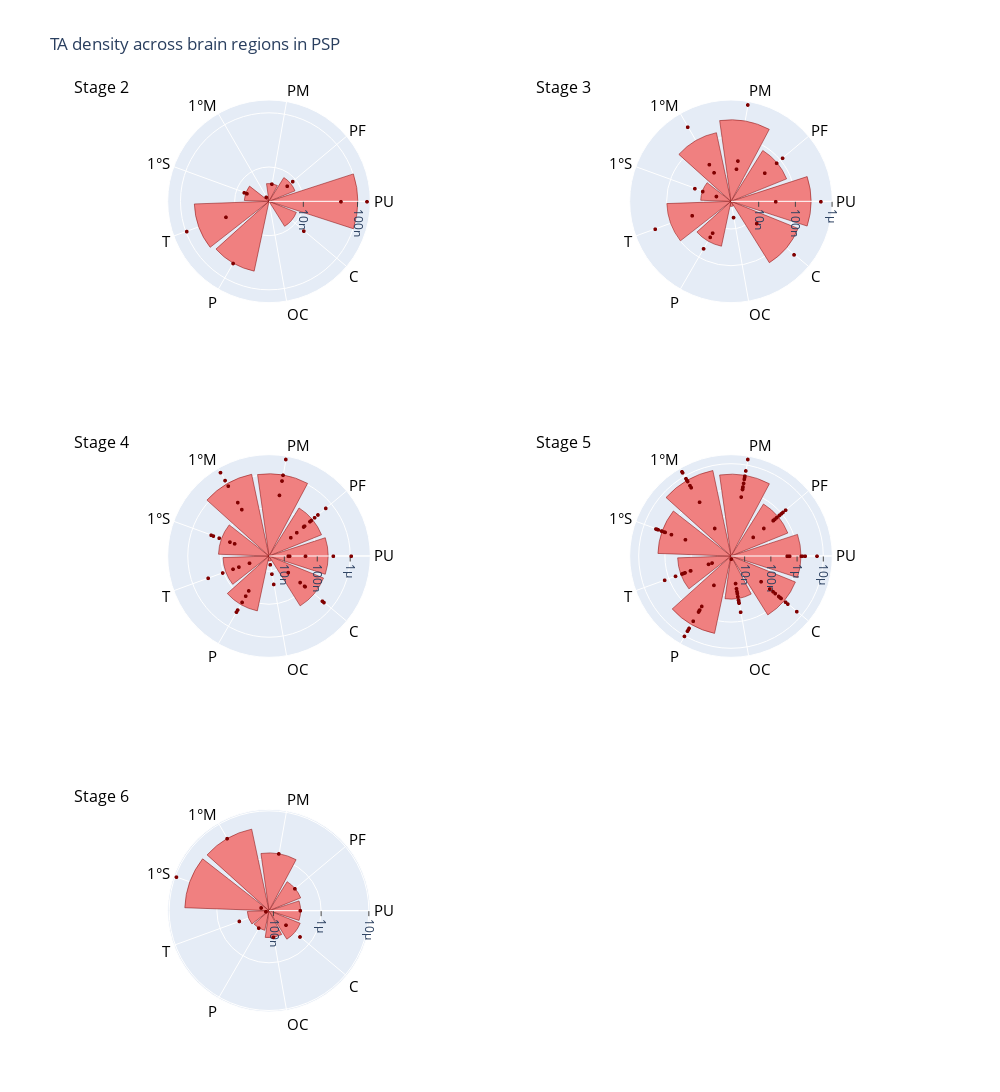

Notebook code for this chart:
### Code cell
ta_plot = polar_plot(dict_subset=psp_stage_withTA_dict,
                     dict_mean=mean_TA_dict,
                     tau_type='TA_density',
                     val_add=0.00001,
                     anatomical_order=anatomical_order_withTA,
                     marker_colors=[],
                     marker_color='lightcoral',
                     marker_line_color='maroon',
                     title='TA density across brain regions in PSP',
                     tick_label=True,
                    fig_height=1200,
                    fig_width=1000,
                    tickangle_val=90)
ta_plot.show()

### Figure 1 — Plotly figure (JSON) as saved in the notebook; plotly's stock layout.template omitted (floating-point values rounded to 4 significant figures)
{"data": [{"marker": {"color": "lightcoral", "line": {"color": "maroon"}}, "name": "Tau density, stage 2", "r": [0, 2.881e-09, 4.965e-09, 6.641e-09, 7.636e-09, 8.134e-09, 4.826e-08, 5.56e-08, 1.01e-07], "showlegend": false, "subplot": "polar", "theta": ["OC", "1°M", "PM", "1°S", "PF", "C", "P", "T", "PU"], "type": "barpolar"}, {"marker": {"color": "maroon", "size": 4}, "mode": "markers", "name": "Stage 2", "r": [8.796e-09, 9.508e-08, 4.826e-08, 1.627e-08, 6.235e-09, 6.475e-09, 0, 7.047e-09, 2.881e-09, 4.965e-09, 1.612e-08, 0, 5.018e-08, 1.518e-07], "showlegend": false, "subplot": "polar", "theta": ["PF", "T", "P", "C", "1°S", "PF", "OC", "1°S", "1°M", "PM", "T", "C", "PU", "PU"], "type": "scatterpolargl"}, {"marker": {"color": "lightcoral", "line": {"color": "maroon"}}, "name": "Tau density, stage 3", "r": [2.42e-09, 1.18e-08, 3.133e-08, 7.584e-08, 9.897e-08, 1.437e-07, 1.651e-07, 2.674e-07, 2.93e-07], "showlegend": false, "subplot": "polar2", "theta": ["OC", "1°S", "P", "PF", "T", "1°M", "C", "PU", "PM"], "type": "barpolar"}, {"marker": {"color": "maroon", "size": 4}, "mode": "markers", "name": "Stage 3", "r": [4.593e-09, 2.584e-08, 2.352e-08, 1.716e-08, 4.84e-09, 2.738e-07, 3.154e-07, 1.231e-07, 7.57e-08, 1.936e-08, 3.909e-07, 8.414e-07, 5.355e-08, 2.314e-08, 1.434e-08, 1.403e-08, 2.329e-08, 2.867e-08, 0, 0, 1.483e-08, 1.145e-08, 2.964e-08, 5.051e-07], "showlegend": false, "subplot": "polar2", "theta": ["1°S", "1°M", "PM", "P", "OC", "T", "C", "PF", "PF", "1°S", "1°M", "PM", "P", "T", "1°M", "PM", "P", "PF", "OC", "T", "C", "1°S", "PU", "PU"], "type": "scatterpolargl"}, {"marker": {"color": "lightcoral", "line": {"color": "maroon"}}, "name": "Tau density, stage 4", "r": [4.879e-09, 8.54e-08, 1.17e-07, 1.729e-07, 1.797e-07, 2.087e-07, 2.14e-07, 1.072e-06, 1.175e-06], "showlegend": false, "subplot": "polar3", "theta": ["OC", "T", "1°S", "P", "PF", "C", "PU", "PM", "1°M"], "type": "barpolar"}, {"marker": {"color": "maroon", "size": 4}, "mode": "markers", "name": "Stage 4", "r": [0, 2.571e-08, 6.243e-07, 0, 0, 9.025e-08, 3.056e-07, 2.54e-08, 1.37e-07, 1.545e-06, 2.655e-07, 1.056e-07, 4.583e-07, 2.115e-07, 2.613e-07, 3.311e-06, 3.137e-07, 1.659e-07, 1.223e-08, 3.157e-08, 2.034e-08, 0, 2.254e-07, 2.489e-07, 2.935e-06, 1.075e-06, 1.427e-07, 4.896e-08, 5.287e-07, 6.154e-08, 9.861e-07, 7.173e-07, 8.611e-08, 0, 9.463e-08, 6.286e-09, 1.479e-07, 0, 8.269e-08, 1.435e-08, 4.432e-08, 0, 0, 0, 6.008e-08, 8.479e-08, 4.34e-08, 1.481e-07, 2.58e-07, 5.639e-08, 3.119e-07, 9.035e-08, 1.097e-06, 1.475e-08, 1.345e-08, 1.357e-08, 4.477e-08, 3.139e-07, 0], "showlegend": false, "subplot": "polar3", "theta": ["OC", "PF", "PF", "OC", "OC", "PF", "PF", "OC", "1°S", "1°M", "P", "T", "C", "1°S", "1°M", "PM", "P", "PF", "OC", "T", "C", "OC", "PF", "1°S", "1°M", "PM", "P", "T", "C", "1°S", "1°M", "PM", "P", "T", "C", "OC", "PF", "OC", "PF", "T", "PF", "OC", "1°S", "PM", "C", "PF", "1°S", "1°M", "PM", "P", "T", "C", "PU", "PU", "PU", "PU", "PU", "PU", "PU"], "type": "scatterpolargl"}, {"marker": {"color": "lightcoral", "line": {"color": "maroon"}}, "name": "Tau density, stage 5", "r": [1.331e-07, 3.279e-07, 6.562e-07, 1.344e-06, 1.4e-06, 1.856e-06, 3.143e-06, 3.983e-06, 6.508e-06], "showlegend": false, "subplot": "polar4", "theta": ["OC", "T", "PF", "C", "PU", "1°S", "P", "PM", "1°M"], "type": "barpolar"}, {"marker": {"color": "maroon", "size": 4}, "mode": "markers", "name": "Stage 5", "r": [3.94e-07, 3.928e-09, 5.923e-07, 1.121e-07, 7.753e-07, 5.959e-06, 2.002e-06, 7.645e-07, 8.22e-07, 4.453e-07, 1.301e-07, 4.957e-07, 7.093e-08, 3.293e-06, 1.699e-05, 4.558e-06, 5.283e-07, 5.897e-06, 9.944e-07, 1.99e-07, 2.093e-07, 5.371e-06, 2.523e-07, 1.629e-06, 7.24e-07, 1.462e-06, 7.73e-07, 1.516e-06, 3.907e-06, 3.827e-06, 7.137e-07, 9.666e-07, 5.928e-07, 2.413e-08, 1.345e-07, 5.045e-08, 1.458e-06, 5.794e-08, 9.825e-08, 5.501e-08, 4.819e-07, 8.448e-08, 3.966e-08, 1.795e-07, 2.694e-06, 1.167e-06, 7.886e-06, 2.21e-06, 1.734e-08, 3.871e-07, 4.1e-07, 3.46e-08, 1.958e-06, 6.665e-06, 2.891e-06, 1.03e-05, 1.276e-07, 2.105e-06, 8.438e-08, 1.203e-06, 1.869e-06, 1.592e-05, 3.448e-06, 8.657e-07, 2.888e-07, 7.381e-07, 1.638e-06, 1.76e-07, 1.398e-06, 1.43e-05, 6.106e-06, 6.095e-06, 2.169e-07, 2.682e-07, 3.161e-06, 1.352e-06, 2.993e-06, 4.927e-07, 3.926e-07, 1.52e-07, 2.308e-07, 8.593e-07, 0, 5.915e-06, 0, 2.093e-06, 1.649e-06, 4.306e-07, 1.482e-06, 4.96e-07, 5.351e-07], "showlegend": false, "subplot": "polar4", "theta": ["PF", "OC", "PF", "OC", "1°S", "1°M", "PM", "P", "PF", "OC", "T", "C", "OC", "1°S", "PM", "P", "T", "C", "PF", "OC", "1°S", "P", "T", "C", "1°M", "T", "PF", "1°S", "1°M", "PM", "P", "C", "PM", "T", "PF", "1°M", "PM", "P", "C", "OC", "PF", "OC", "PF", "OC", "1°S", "PM", "1°M", "P", "T", "C", "PF", "OC", "1°S", "1°M", "PM", "P", "T", "C", "OC", "PF", "1°S", "1°M", "PM", "P", "T", "C", "PF", "OC", "1°S", "1°M", "PM", "P", "T", "C", "1°M", "PM", "1°S", "P", "PF", "OC", "T", "C", "PU", "PU", "PU", "PU", "PU", "PU", "PU", "PU", "PU"], "type": "scatterpolargl"}, {"marker": {"color": "lightcoral", "line": {"color": "maroon"}}, "name": "Tau density, stage 6", "r": [2.13e-07, 2.295e-07, 2.975e-07, 3.71e-07, 4.094e-07, 4.201e-07, 1.31e-06, 4.51e-06, 4.712e-06], "showlegend": false, "subplot": "polar5", "theta": ["P", "T", "OC", "PU", "C", "PF", "PM", "1°M", "1°S"], "type": "barpolar"}, {"marker": {"color": "maroon", "size": 4}, "mode": "markers", "name": "Stage 6", "r": [4.201e-07, 2.975e-07, 9.305e-06, 3.657e-07, 5.793e-07, 1.194e-07, 4.51e-06, 1.31e-06, 2.13e-07, 9.324e-08, 2.395e-07, 3.71e-07], "showlegend": false, "subplot": "polar5", "theta": ["PF", "OC", "1°S", "T", "C", "1°S", "1°M", "PM", "P", "T", "C", "PU"], "type": "scatterpolargl"}], "layout": {"annotations": [{"font": {"color": "black", "size": 16}, "showarrow": false, "text": "Stage 2", "x": 0.025, "xanchor": "center", "xref": "paper", "y": 1, "yanchor": "bottom", "yref": "paper"}, {"font": {"color": "black", "size": 16}, "showarrow": false, "text": "Stage 3", "x": 0.575, "xanchor": "center", "xref": "paper", "y": 1, "yanchor": "bottom", "yref": "paper"}, {"font": {"color": "black", "size": 16}, "showarrow": false, "text": "Stage 4", "x": 0.025, "xanchor": "center", "xref": "paper", "y": 0.6111, "yanchor": "bottom", "yref": "paper"}, {"font": {"color": "black", "size": 16}, "showarrow": false, "text": "Stage 5", "x": 0.575, "xanchor": "center", "xref": "paper", "y": 0.6111, "yanchor": "bottom", "yref": "paper"}, {"font": {"color": "black", "size": 16}, "showarrow": false, "text": "Stage 6", "x": 0.025, "xanchor": "center", "xref": "paper", "y": 0.2222, "yanchor": "bottom", "yref": "paper"}], "height": 1200, "polar": {"angularaxis": {"categoryarray": ["PU", "PF", "PM", "1°M", "1°S", "T", "P", "OC", "C"], "color": "black", "tickfont": {"size": 15}}, "domain": {"x": [0, 0.45], "y": [0.7778, 1]}, "radialaxis": {"dtick": 1, "range": [null, -4.714], "showticklabels": true, "tickangle": 90, "ticks": "outside", "type": "log"}}, "polar2": {"angularaxis": {"categoryarray": ["PU", "PF", "PM", "1°M", "1°S", "T", "P", "OC", "C"], "color": "black", "tickfont": {"size": 15}}, "domain": {"x": [0.55, 1], "y": [0.7778, 1]}, "radialaxis": {"dtick": 1, "range": [null, -4.714], "showticklabels": true, "tickangle": 90, "ticks": "outside", "type": "log"}}, "polar3": {"angularaxis": {"categoryarray": ["PU", "PF", "PM", "1°M", "1°S", "T", "P", "OC", "C"], "color": "black", "tickfont": {"size": 15}}, "domain": {"x": [0, 0.45], "y": [0.3889, 0.6111]}, "radialaxis": {"dtick": 1, "range": [null, -4.714], "showticklabels": true, "tickangle": 90, "ticks": "outside", "type": "log"}}, "polar4": {"angularaxis": {"categoryarray": ["PU", "PF", "PM", "1°M", "1°S", "T", "P", "OC", "C"], "color": "black", "tickfont": {"size": 15}}, "domain": {"x": [0.55, 1], "y": [0.3889, 0.6111]}, "radialaxis": {"dtick": 1, "range": [null, -4.714], "showticklabels": true, "tickangle": 90, "ticks": "outside", "type": "log"}}, "polar5": {"angularaxis": {"categoryarray": ["PU", "PF", "PM", "1°M", "1°S", "T", "P", "OC", "C"], "color": "black", "tickfont": {"size": 15}}, "domain": {"x": [0, 0.45], "y": [0, 0.2222]}, "radialaxis": {"dtick": 1, "range": [null, -4.714], "showticklabels": true, "tickangle": 90, "ticks": "outside", "type": "log"}}, "polar6": {"domain": {"x": [0.55, 1], "y": [0, 0.2222]}}, "title": {"text": "TA density across brain regions in PSP"}, "width": 1000}}
